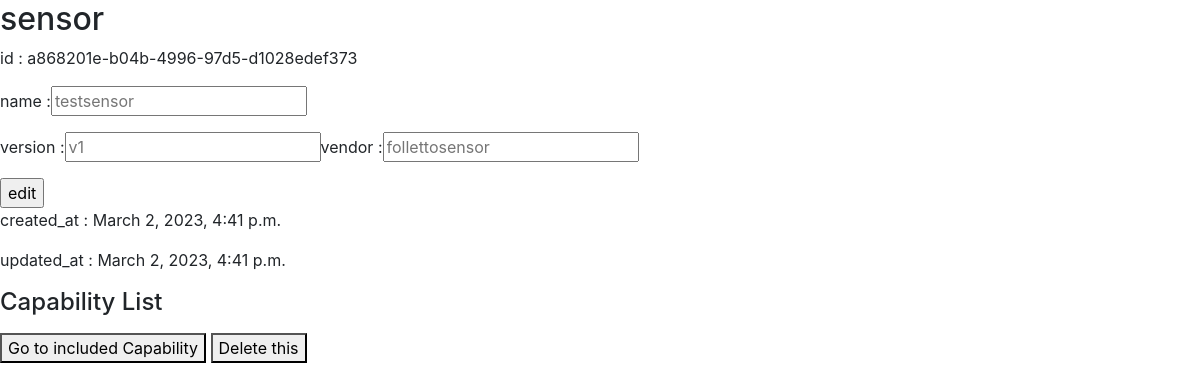
Page /api/v1/sensor/a868201e-b04b-4996-97d5-d1028edef373/ on the committed database.
### sensor/models.py (models this page shows)
class Sensor(models.Model):
    id = models.CharField(max_length= 36, primary_key= True, default=uuid.uuid4())
    name = models.CharField(max_length=50)
    vendor = models.CharField(max_length=50)
    version = models.CharField(max_length=36)
    created_at = models.DateTimeField(auto_now_add= True)
    updated_at = models.DateTimeField(auto_now=True)

### sensor/views.py (the view, shortened to what this page needs)
# urls.py: path('<sensor_id>/', views.sensorInfo),
@csrf_exempt
def sensorInfo(request, sensor_id):
    if request.method == 'GET':
        sensor = Sensor.objects.filter(id=sensor_id)
        sensor = sensor.get()
        capability_list = Sensor_Capability.objects.filter(sensor_id=sensor_id)
        context = {'category': 'sensor', 'sub_category': 'sensor', 'element': sensor,
                   'capability_list': capability_list}
        return render(request, 'sensorviewer.html', context)

### templates/sensorviewer.html (shortened to what this page needs)
{% load static %}
<link rel="stylesheet" type="text/css" href="{% static 'bootstrap.min.css' %}">
<h2>{{ category }}</h2>
<form method="POST">
    <div class="form-inline form-group">
        <label>id : {{ element.id }}</label>
    </div>
    <div class="form-inline form-group">
        <label>name : </label><label>
        <input name="name" type="text" placeholder={{ element.name }}>
    </label>
    </div>
    <div class="form-inline form-group">
        <label>version : </label><label>
        <input name="version" type="text" placeholder={{ element.version }}>
    </label>
        <div class="form-inline form-group">
            <label>vendor : </label><label>
            <input name="vendor" type="text" placeholder={{ element.vendor }}>
        </label>
        </div>
    </div>
    <input type="submit" value="edit">
    <div class="form-inline form-group">
        <label> created_at : {{ element.created_at }} </label>
    </div>
    <div class="form-inline form-group">
        <label>updated_at : {{ element.updated_at }} </label>
    </div>
</form>
<h4>Capability List</h4>
<button type="button" onclick="location.href='capability'">Go to included Capability</button>
<button type="button" class="delete-item">Delete this</button>
</body>

### rows in the picture
Sensor: id "a868201e-b04b-4996-97d5-d1028edef373", name "testsensor", version "v1", vendor "follettosensor", created_at "March 2, 2023, 4:41 p.m.", updated_at "March 2, 2023, 4:41 p.m."

### other values in the picture
{{ category }} "sensor"
